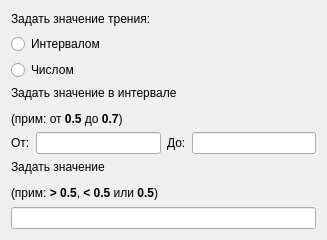
<?xml version="1.0" encoding="UTF-8"?>
<ui version="4.0">
 <class>ddmFrictionCountyFilterWidget</class>
 <widget class="QWidget" name="ddmFrictionCountyFilterWidget">
  <property name="geometry">
   <rect>
    <x>0</x>
    <y>0</y>
    <width>327</width>
    <height>240</height>
   </rect>
  </property>
  <property name="minimumSize">
   <size>
    <width>140</width>
    <height>0</height>
   </size>
  </property>
  <property name="windowTitle">
   <string>Form</string>
  </property>
  <layout class="QGridLayout" name="gridLayout_4">
   <item row="0" column="0">
    <layout class="QGridLayout" name="gridLayout">
     <item row="0" column="0">
      <widget class="QLabel" name="m_lbSetValueMode">
       <property name="text">
        <string>&lt;html&gt;&lt;head/&gt;&lt;body&gt;&lt;p&gt;Задать значение трения:&lt;/p&gt;&lt;/body&gt;&lt;/html&gt;</string>
       </property>
      </widget>
     </item>
     <item row="2" column="0">
      <widget class="QRadioButton" name="m_rbValueMode">
       <property name="text">
        <string>Числом</string>
       </property>
      </widget>
     </item>
     <item row="1" column="0">
      <widget class="QRadioButton" name="m_rbIntervalMode">
       <property name="text">
        <string>Интервалом</string>
       </property>
      </widget>
     </item>
    </layout>
   </item>
   <item row="1" column="0">
    <layout class="QGridLayout" name="gridLayout_2">
     <item row="0" column="0">
      <widget class="QLabel" name="m_lbIntervalMode">
       <property name="text">
        <string>&lt;html&gt;&lt;head/&gt;&lt;body&gt;&lt;p&gt;Задать значение в интервале &lt;/p&gt;&lt;p&gt;(прим: от &lt;span style=&quot; font-weight:600;&quot;&gt;0.5&lt;/span&gt; до &lt;span style=&quot; font-weight:600;&quot;&gt;0.7&lt;/span&gt;)&lt;/p&gt;&lt;/body&gt;&lt;/html&gt;</string>
       </property>
      </widget>
     </item>
     <item row="1" column="0">
      <layout class="QHBoxLayout" name="horizontalLayout">
       <item>
        <widget class="QLabel" name="m_lbFrom">
         <property name="text">
          <string>&lt;html&gt;&lt;head/&gt;&lt;body&gt;&lt;p&gt;От:&lt;/p&gt;&lt;/body&gt;&lt;/html&gt;</string>
         </property>
        </widget>
       </item>
       <item>
        <widget class="QLineEdit" name="m_leFrom"/>
       </item>
       <item>
        <widget class="QLabel" name="m_lbTo">
         <property name="text">
          <string>&lt;html&gt;&lt;head/&gt;&lt;body&gt;&lt;p&gt;До:&lt;/p&gt;&lt;/body&gt;&lt;/html&gt;</string>
         </property>
        </widget>
       </item>
       <item>
        <widget class="QLineEdit" name="m_leTo"/>
       </item>
      </layout>
     </item>
    </layout>
   </item>
   <item row="2" column="0">
    <layout class="QGridLayout" name="gridLayout_3">
     <item row="0" column="0">
      <widget class="QLabel" name="m_lbValue">
       <property name="text">
        <string>&lt;html&gt;&lt;head/&gt;&lt;body&gt;&lt;p&gt;Задать значение &lt;/p&gt;&lt;p&gt;(прим:&lt;span style=&quot; font-weight:600;&quot;&gt; &amp;gt; 0.5&lt;/span&gt;,&lt;span style=&quot; font-weight:600;&quot;&gt; &amp;lt; 0.5&lt;/span&gt; или&lt;span style=&quot; font-weight:600;&quot;&gt; 0.5&lt;/span&gt;)&lt;/p&gt;&lt;/body&gt;&lt;/html&gt;</string>
       </property>
      </widget>
     </item>
     <item row="1" column="0">
      <widget class="QLineEdit" name="m_leValue"/>
     </item>
    </layout>
   </item>
  </layout>
 </widget>
 <resources/>
 <connections/>
</ui>
